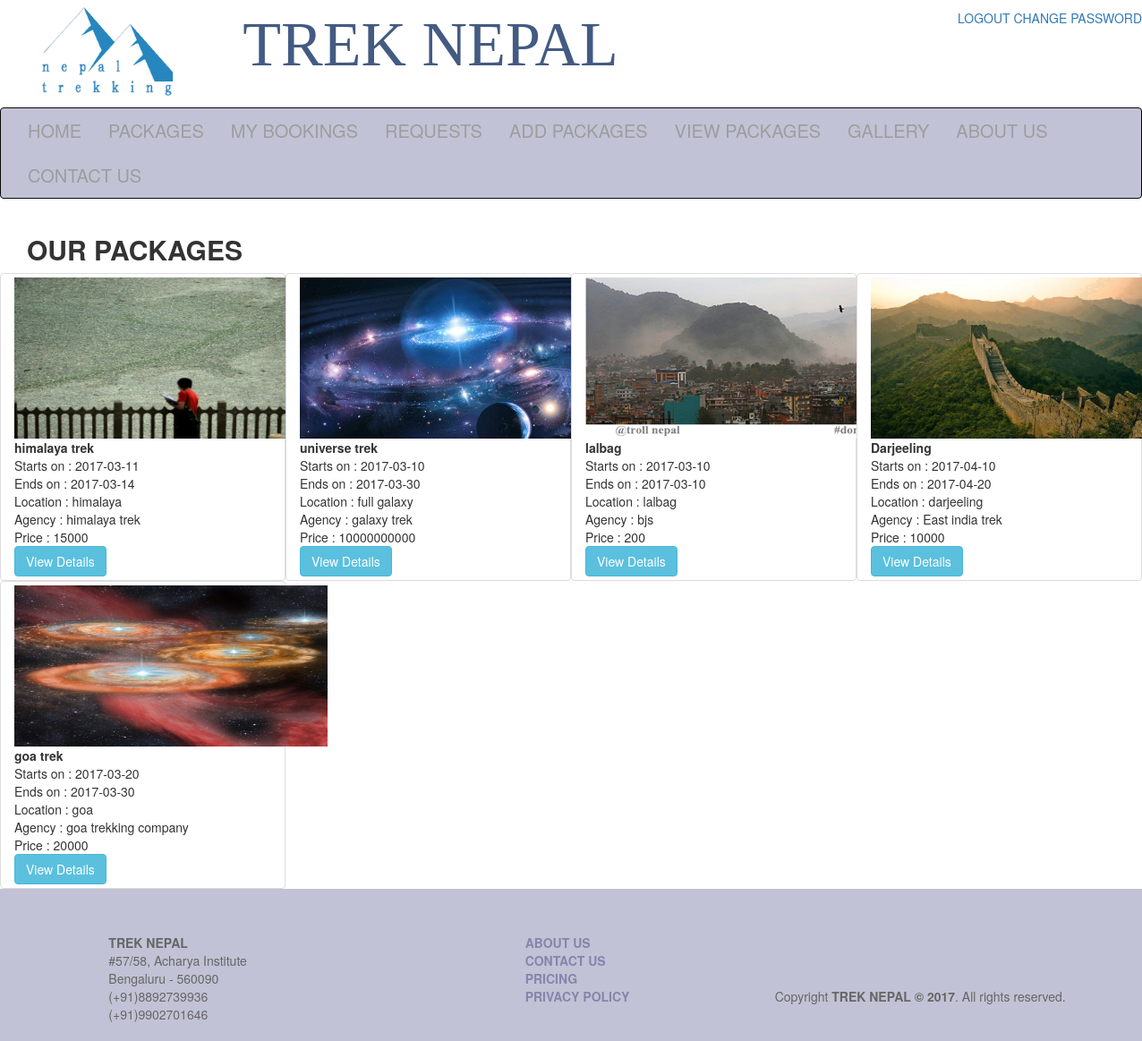
Page /packages.php (signed in) on the committed database.
### tables this page shows
CREATE TABLE IF NOT EXISTS `packages` (
  `id` int(11) NOT NULL,
  `package_name` varchar(80) NOT NULL,
  `image` text NOT NULL,
  `date_start` date NOT NULL,
  `date_end` date NOT NULL,
  `location` varchar(50) NOT NULL,
  `trekking_agency` varchar(50) NOT NULL,
  `price` float NOT NULL
);

### packages.php (the view, shortened to what this page needs)
<?php
include('header.php');
include('logo.php');
include('connect.php');
?>
<div class="min-height">
<div class="container-fluid">
	<div class="container-fluid">
		<h2><strong>OUR PACKAGES</strong></h2>
	</div>
<div class="row">
<?php
$query="SELECT * FROM `packages`";
$result=mysqli_query($con,$query);
if($result){
	if(mysqli_num_rows($result)>=1){
		while($row=mysqli_fetch_array($result)){
			echo '<div class="col-md-3 pad-xs-1 img-thumbnail">';
			$image=$row['image'];
			$id=$row['id'];
			$price=$row['price'];
			?>
			<img src=" <?php echo $image; ?> " height="180px" width="350px"/>
			<?php
			echo'<div class="details" onmousehover="show_hide();" >';
			echo"<strong>";
			echo $row['package_name'];
			echo"</strong>";
			echo '<br/>';
			echo "Starts on : ".$row['date_start'];
			echo '<br/>';
			echo "Ends on : ".$row['date_end'];
			echo '<br/>';
			echo "Location : ".$row['location'];
			echo '<br/>';
			echo "Agency : ".$row['trekking_agency'];
			echo '<br/>';
			echo "Price : ".$row['price'];
			echo '<br/>';
			echo'<div class="book_now_area"  >';
			echo'<div class="button">';
			echo'<a class="btn btn-info" href="package_details.php?id='; echo $id; echo '&price='; echo $price; echo'">View Details</a>';
			echo'</div>';
			echo'</div>';
			echo'</div>';
			echo'</div>';
		}
		echo "<br/>";
	}
}
?>
</div>
</div>
<?php
include('footer.php');
?>

### header.php (shortened to what this page needs)
<!DOCTYPE html>
<html>
<head>
	<link rel="stylesheet" type="text/css" href="css/main.css">
	<link rel="stylesheet" href="https://maxcdn.bootstrapcdn.com/bootstrap/3.3.7/css/bootstrap.min.css">
</head>
<body>

### logo.php (shortened to what this page needs)
<div class="container-fluid">
<div id="logo">
<div class="row">
	<div class="col-md-1"><img src="images/trek_logo.png" height="120" width="200"></div>
	<div class="col-md-6 " ><p class="company-name" style="color:#435b82;"> TREK NEPAL</p></div>
	<div id="login_register">
	<?php
	if ($_SESSION['login']){
 echo '<a href="logout.php">LOGOUT</a>';
 echo '	<a href="change_password.php">CHANGE PASSWORD</a>';
	}else{
	echo '<a href="login.php">LOGIN</a>';
	echo' | ';
	echo '<a href="register.php">REGISTER</a>';
}
	?>
	</div>
</div>
</div>
</div>
<?php include ('menubar.php'); ?>

### menubar.php (shortened to what this page needs)
<?php if(isset($_SESSION['admin'])){ ?>
<nav class="navbar navbar-inverse">
  <div class="container-fluid">
    <ul class="nav navbar-nav">
      <li class="a"><a href="index.php">HOME</a></li>
      <li class="a"><a href="packages.php">PACKAGES</a></li>
      <li class="a"><a href="my_bookings.php">MY BOOKINGS</a></li>
      <li class="a"><a href="requests.php">REQUESTS</a></li>
      <li class="a"><a href="add_package.php">ADD PACKAGES</a></li>
      <li class="a"><a href="view_packages.php">VIEW PACKAGES</a></li>
      <li class="a"><a href="gallery.php">GALLERY</a></li>
      <li class="a"><a href="aboutus.php">ABOUT US</a></li>
      <li class="a"><a href="contactus.php">CONTACT US</a></li>
    </ul>
  </div>
</nav>
<?php } ?>

### footer.php
<div class="container-fluid" style="background-color: #c2c2d6; height:15%; padding-top:50px;">
	<div class="row">
		<div class="col-md-4 col-md-offset-1">
			<address style="color:#666;">
				<strong>TREK NEPAL</strong><br>
				#57/58, Acharya Institute<br>
				Bengaluru - 560090 <br>
				(+91)8892739936 <br>
				(+91)9902701646
			</address>
		</div>
		<div class="col-md-3">
			<ul>
				<li><a class="remove_bullet" href="aboutus.php"><strong>ABOUT US</strong></a></li>
				<li><a class="remove_bullet" href="contactus.php"><strong>CONTACT US</strong></a></li>
				<li><a class="remove_bullet" href="price.php"><strong>PRICING</strong></a></li>
				<li><a class="remove_bullet" href="policies.php"><strong>PRIVACY POLICY</strong></a></li>
			</ul>
		</div>
		<div class="col-md-4 pull-right">
		<br>
		<br>
		<br>
			<address style="color:#666;">
				Copyright <strong>TREK NEPAL &copy; 2017</strong>. All rights reserved.<br>
			</address>
		</div>
	</div>
</div>
</body>
</html>

### css/main.css (style rules this page uses)
#logo { height: 120px; width:auto; background-color: #fff; }
.company-name { font-size: 70px; font-family: "Times New Roman", Times, serif; margin-left: 150px; }
#login_register { padding-top: 10px; float: right; //clear: both; }
#login_register a { font-color: red; }
ul li { list-style-type: none; }
.remove_bullet { color: #8585ad; }
.min-height { min-height: 300px; }

### menubar.php (style rules this page uses)
.navbar-inverse { padding top: -15px; padding-bottom: -15px; background-color: #c2c2d6; }
.a { font-size: 20px;// font-family: "Times New Roman", Times, serif; color: #000; }

### packages.php (style rules this page uses)
.book_now_area { //border:2px solid red; }

### rows in the picture
packages: image (picture), package_name "himalaya trek", date_start "2017-03-11", date_end "2017-03-14", location "himalaya", trekking_agency "himalaya trek", price "15000"
packages: image (picture), package_name "universe trek", date_start "2017-03-10", date_end "2017-03-30", location "full galaxy", trekking_agency "galaxy trek", price "10000000000"
packages: image (picture), package_name "lalbag", date_start "2017-03-10", date_end "2017-03-10", location "lalbag", trekking_agency "bjs", price "200"
packages: image (picture), package_name "Darjeeling", date_start "2017-04-10", date_end "2017-04-20", location "darjeeling", trekking_agency "East india trek", price "10000"
packages: image (picture), package_name "goa trek", date_start "2017-03-20", date_end "2017-03-30", location "goa", trekking_agency "goa trekking company", price "20000"
